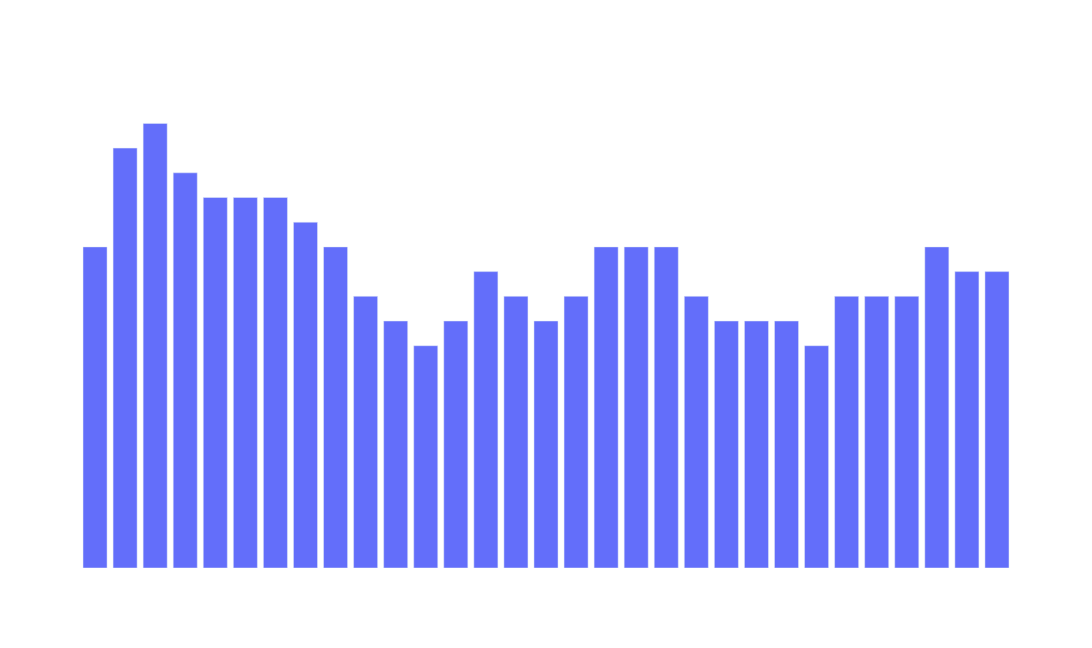

Notebook code for this chart:
### Code cell
fig = px.bar(df, x, y, title='Affluence/Seconde',
            labels={
                     "y": "Nombre de badauds",
                     "x": "Horaire (en seconde)"
                 },)

fig.update_layout(
    plot_bgcolor="rgba(0,0,0,0)",
    paper_bgcolor="rgba(0,0,0,0)",
    font_family="Taoma",
    font_color="white",
    font_size=15,
    title_font_family="Taoma",
    title_font_color="white",
    title_font_size=30,
    legend_title_font_color="green",
    width= 1248,
    height= 648)

fig.write_image(file='Affluence.png', format='.png')
fig.show()

### Figure 1 — Plotly figure (JSON) as saved in the notebook; plotly's stock layout.template omitted (floating-point values rounded to 4 significant figures)
{"data": [{"alignmentgroup": "True", "hovertemplate": "Horaire (en seconde)=%{x}<br>Nombre de badauds=%{y}<extra></extra>", "legendgroup": "", "marker": {"color": "#636efa"}, "name": "", "offsetgroup": "", "orientation": "v", "showlegend": false, "textposition": "auto", "type": "bar", "x": [11, 12, 13, 14, 15, 16, 17, 18, 19, 20, 21, 22, 23, 24, 25, 26, 27, 28, 29, 30, 31, 32, 33, 34, 35, 36, 37, 38, 39, 40, 41], "xaxis": "x", "y": [13, 17, 18, 16, 15, 15, 15, 14, 13, 11, 10, 9, 10, 12, 11, 10, 11, 13, 13, 13, 11, 10, 10, 10, 9, 11, 11, 11, 13, 12, 12], "yaxis": "y"}], "layout": {"barmode": "relative", "font": {"color": "white", "family": "Taoma", "size": 15}, "height": 648, "legend": {"title": {"font": {"color": "green"}}, "tracegroupgap": 0}, "paper_bgcolor": "rgba(0,0,0,0)", "plot_bgcolor": "rgba(0,0,0,0)", "title": {"font": {"color": "white", "family": "Taoma", "size": 30}, "text": "Affluence/Seconde"}, "width": 1248, "xaxis": {"anchor": "y", "domain": [0, 1], "title": {"text": "Horaire (en seconde)"}}, "yaxis": {"anchor": "x", "domain": [0, 1], "title": {"text": "Nombre de badauds"}}}}
